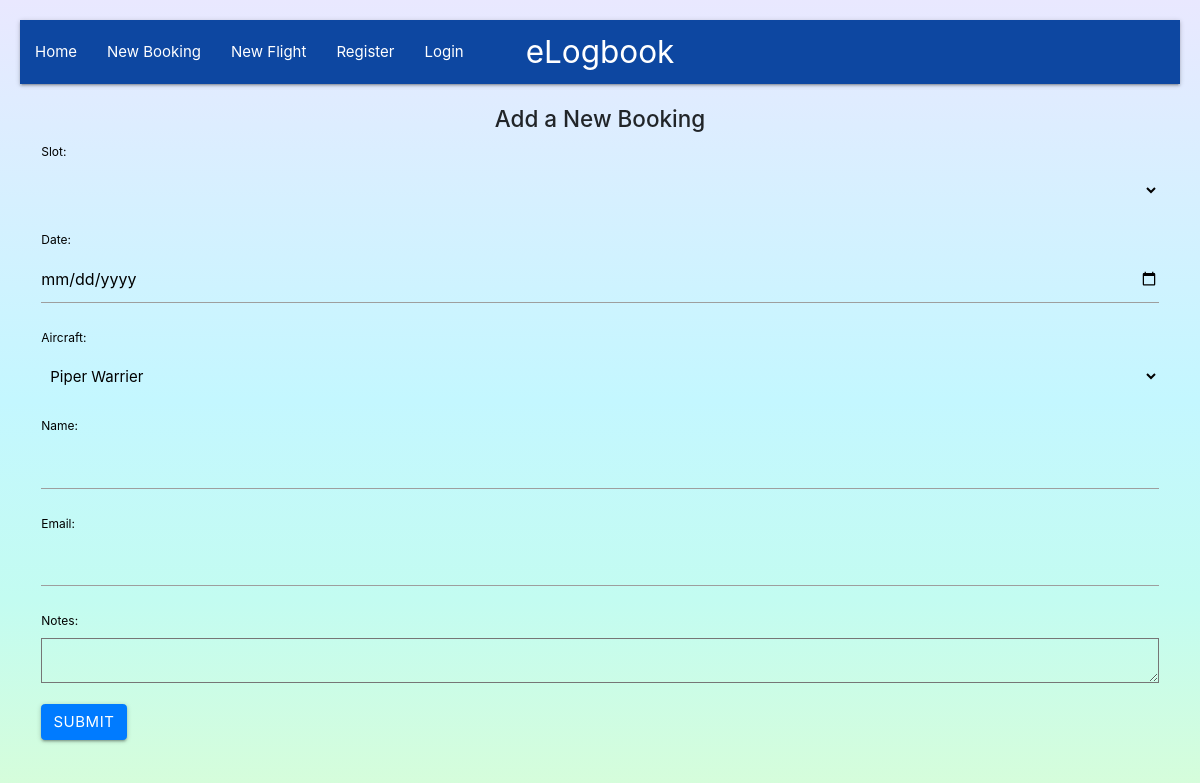
Page /book on the earlier database version.
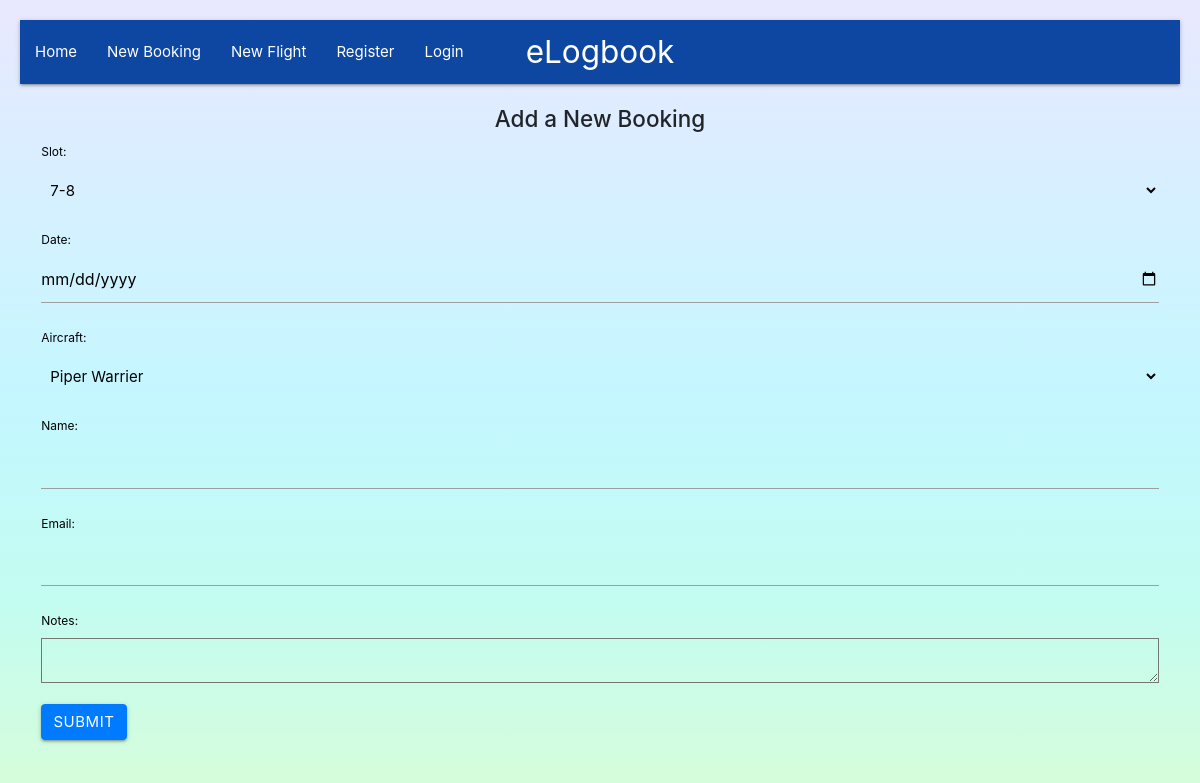
Same page on the later database version.
### logbook/models.py (models this page shows)
class Slots(models.Model):
    SLOTS = [
        ('7-8', '0700-0800'),
        ('9-10', '0900-1000'),
        ('11-12', '1100-1200'),
        ('12-14', '1300-1400'),
        ('14-16', '1500-1600'),
    ]
    slot = models.CharField(max_length=15, choices=SLOTS, default=False)
    def __str__(self):
        return self.slot

### logbook/views.py (the view)
# urls.py: path('book', views.bookFlight, name='book'),
def bookFlight(request):
    if request.method == 'POST':
        form = NewBooking(request.POST)
        if form.is_valid():
            form.save()
            messages.add_message(request, messages.SUCCESS, 'Your booking has been added successfully. Thank you.')
            return redirect('home')
    form = NewBooking()
    context = {
        'bookingForm': form
    }
    return render(request, "logbook/book.html", context)

### logbook/forms.py
class NewBooking(forms.ModelForm):
    class Meta:
        model = Booking
        fields = ('slot', 'date', 'aircraft', 'name', 'email', 'notes')
        widgets = {
            'date': DateInput(),
        }

### logbook/templates/logbook/book.html (shortened to what this page needs)
{% extends "logbook/index.html" %}
{% block content %}
<div class="container">
    <h4 class="center-align">Add a New Booking</h4>
    <div class="row">
        <div id="edit-flight-container">
            <form id="booking-form" action='book' method="POST">
                {{ bookingForm.as_p }}
                <div>
                    <p>
                        <button class="btn btn-primary" type="submit" id="booking-button" name="action">Submit</button>
                    </p>
                </div>
            </form>
        </div>
    </div>
</div>
{% endblock %}

Differences in the rows shown:
added Slots: slot "7-8"
